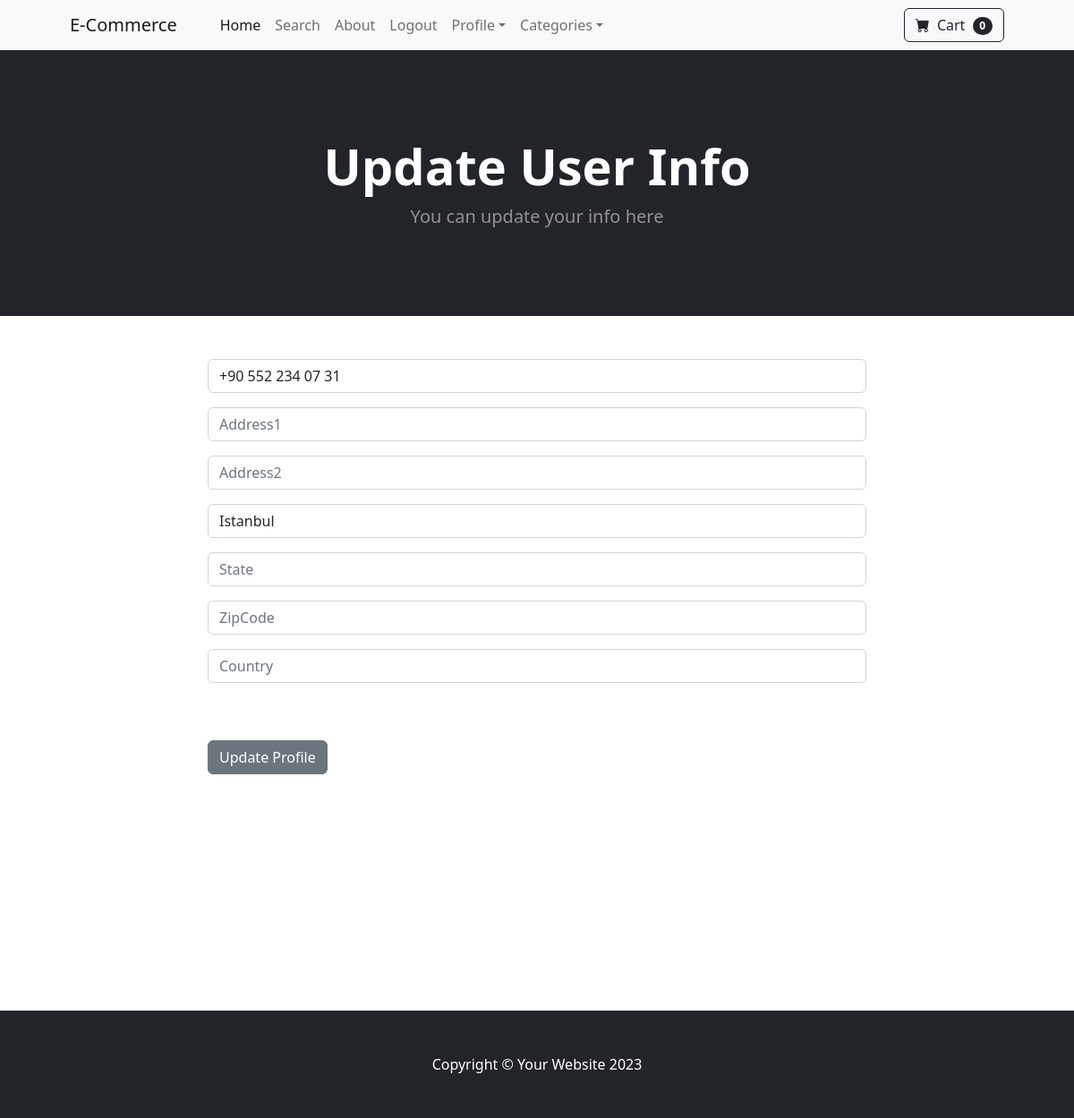
Page /update_info/ (signed in) on the earlier database version.
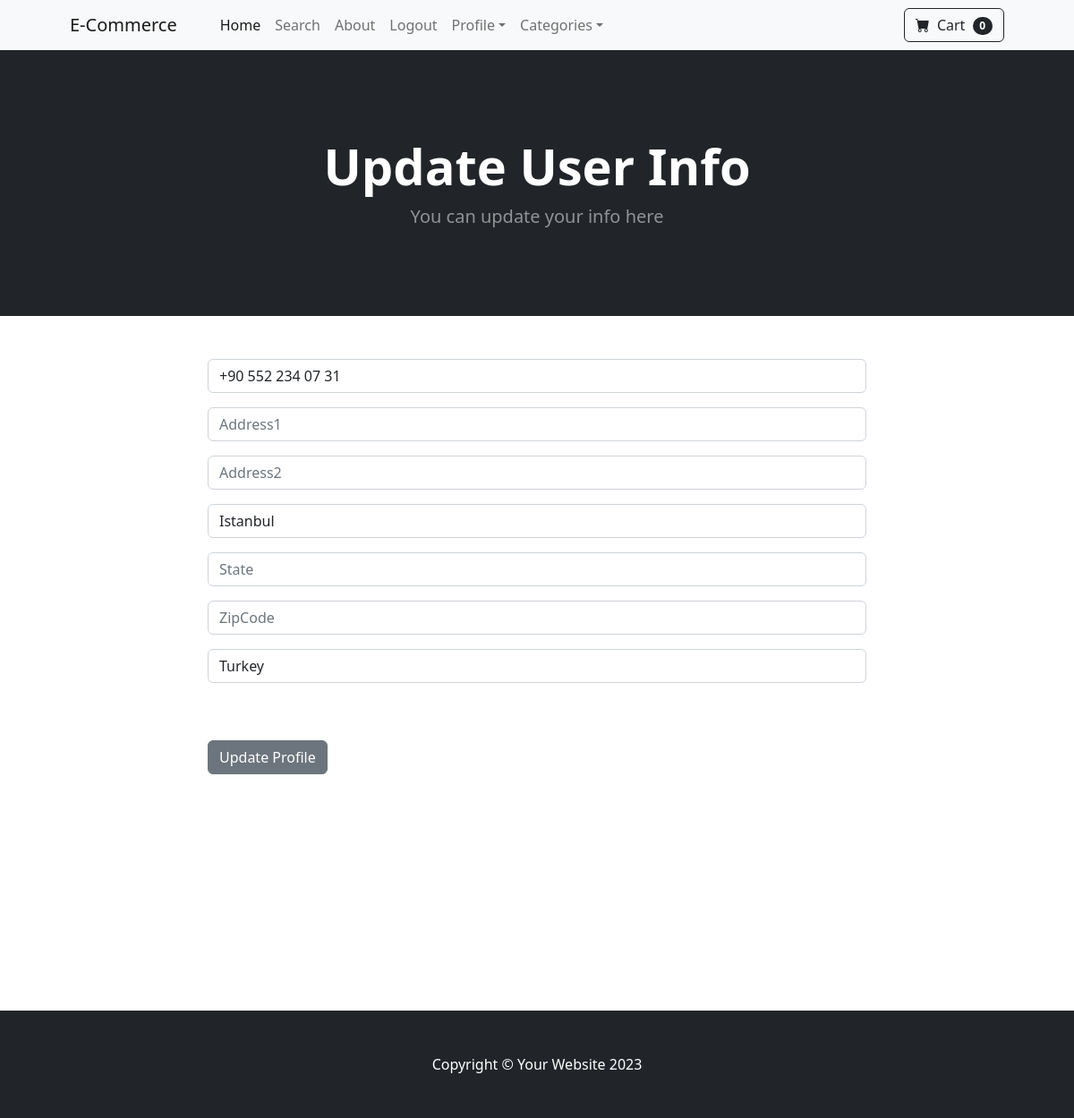
Same page on the later database version.
### store/models.py (models this page shows, shortened)
class Profile(models.Model):
    user = models.OneToOneField(User, on_delete=models.CASCADE)
    date_modified = models.DateTimeField(User, auto_now=True)
    phone = models.CharField(max_length=24, blank=True)
    address1 = models.CharField(max_length=200, blank=True)
    address2 = models.CharField(max_length=200, blank=True)
    city = models.CharField(max_length=200, blank=True)
    state = models.CharField(max_length=200, blank=True)
    zipcode = models.CharField(max_length=200, blank=True)
    country = models.CharField(max_length=200, blank=True)
    old_cart = models.CharField(max_length=200, blank=True, null=True)

### store/views.py (the view)
# urls.py: path('update_info/', views.update_info, name='update_info'),
def update_info(request):
    if request.user.is_authenticated:
        current_user = Profile.objects.get(user__id=request.user.id)
        form = UserInfoForm(request.POST or None, instance=current_user)
        if form.is_valid():
            form.save()
            messages.success(request, "Your info has been updated.")
            return redirect('home')
        return render(request, "store/update_info.html", {'form': form})
    else:
        messages.warning(request, "You should be logged in to update your profile")
        return redirect('login')

### store/forms.py
class UserInfoForm(forms.ModelForm):
    phone = forms.CharField(label='', widget=forms.TextInput(attrs={'class':'form-control', 'placeholder':'phone'}), required=False)
    address1 = forms.CharField(label='', widget=forms.TextInput(attrs={'class':'form-control', 'placeholder':'Address1'}), required=False)
    address2 = forms.CharField(label='', widget=forms.TextInput(attrs={'class':'form-control', 'placeholder':'Address2'}), required=False)
    city = forms.CharField(label='', widget=forms.TextInput(attrs={'class':'form-control', 'placeholder':'City'}), required=False)
    state = forms.CharField(label='', widget=forms.TextInput(attrs={'class':'form-control', 'placeholder':'State'}), required=False)
    zipcode = forms.CharField(label='', widget=forms.TextInput(attrs={'class':'form-control', 'placeholder':'ZipCode'}), required=False)
    country = forms.CharField(label='', widget=forms.TextInput(attrs={'class':'form-control', 'placeholder':'Country'}), required=False)
    class Meta:
        model = Profile
        fields = ['phone', 'address1', 'address2', 'city', 'state', 'zipcode', 'country',]

### cart/cart.py (called while the page is built)
    def __len__(self):
        return len(self.cart)

### store/templates/store/update_info.html (shortened to what this page needs)
{% extends 'store/base.html' %}
{% block content %}
        <header class="bg-dark py-5">
            <div class="container px-4 px-lg-5 my-5">
                <div class="text-center text-white">
                    <h1 class="display-4 fw-bolder">Update User Info</h1>
                    <p class="lead fw-normal text-white-50 mb-0">You can update your info here</p>
                </div>
            </div>
        </header>
        <div class="container">
            <div class="row justify-content-center">
                    <div class="col-8 mt-5">
                        <form method="POST" action="{% url 'update_info' %}">
                            {{ form.as_p }}
                            <br/><br/>
                            <button type="submit" class="btn btn-secondary">Update Profile</button>
                        </form>
                        <br/>
                        <br/><br/>
                        <br/><br/>
                        <br/><br/>
                        <br/><br/>
                        <br/><br/>
                    </div>
            </div>
        </div>
{% endblock %}

Differences in the rows shown:
changed Profile "Istanbul": country (not shown) → "Turkey"
